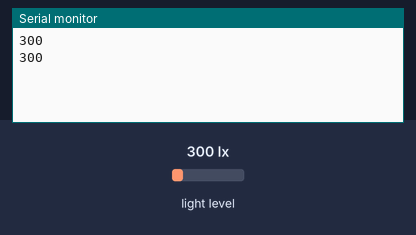
A program run on a simulated ESP8266 (NodeMCU). Shown: the last lines printed to the serial monitor. Inputs (shaded band) come from the test bench; at power-on: light level 300 lx. WiFi joins after 1.5 s; servers stay silent unless stated.

Above: at 2.7 s.
2.8 s: light level set to 40 lx
At 4.1 s:
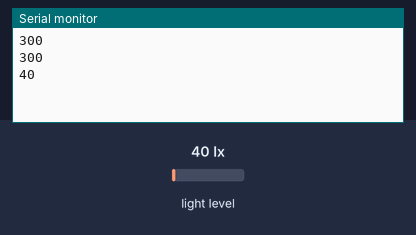
4.3 s: light level set to 500 lx
At 5.1 s:
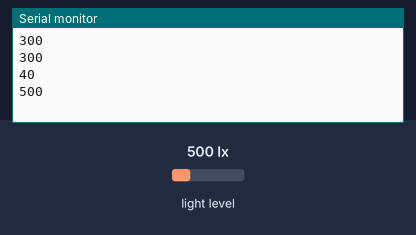
Timing chart, 0 to 7.3 s (numbered marks = the images above; inputs shaded):
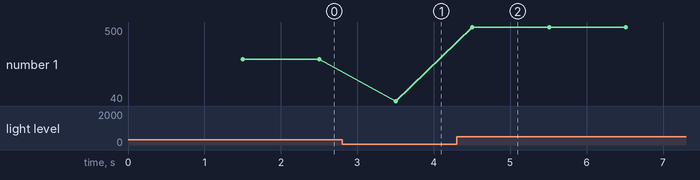

The program:

main.cpp
```cpp
#include <Arduino.h>
#include <Wire.h>
#include <BH1750.h>
#include <ESP8266WiFi.h>
#include <WiFiUdp.h>

const char *ssid = "abcd";         //修改WIFI名称
const char *password = "12345678"; //修改WIFI密码

BH1750 lightMeter;
WiFiUDP udp;

void setup()
{
  Serial.begin(9600);
  Wire.begin();
  lightMeter.begin();
  WiFi.mode(WIFI_STA);
  WiFi.setAutoConnect(true);
  WiFi.begin(ssid, password);
  while (WiFi.status() != WL_CONNECTED)
  {
    delay(500);
  }
}

void loop()
{
  float lux = lightMeter.readLightLevel();
  Serial.println((int)lux);
  udp.beginPacket("255.255.255.255", 8888);
  udp.print((int)lux);
  udp.endPacket();
  delay(1000);
}
```

Measured:
- after the input at 2.8 s, the serial monitor: prints a new line after 0.71 s (image 1)
- after the input at 4.3 s, the serial monitor: prints a new line after 0.21 s (image 2)
- plotted number 1: 300 → 40 after the input at 2.8 s, 40 → 500 after the input at 4.3 s
